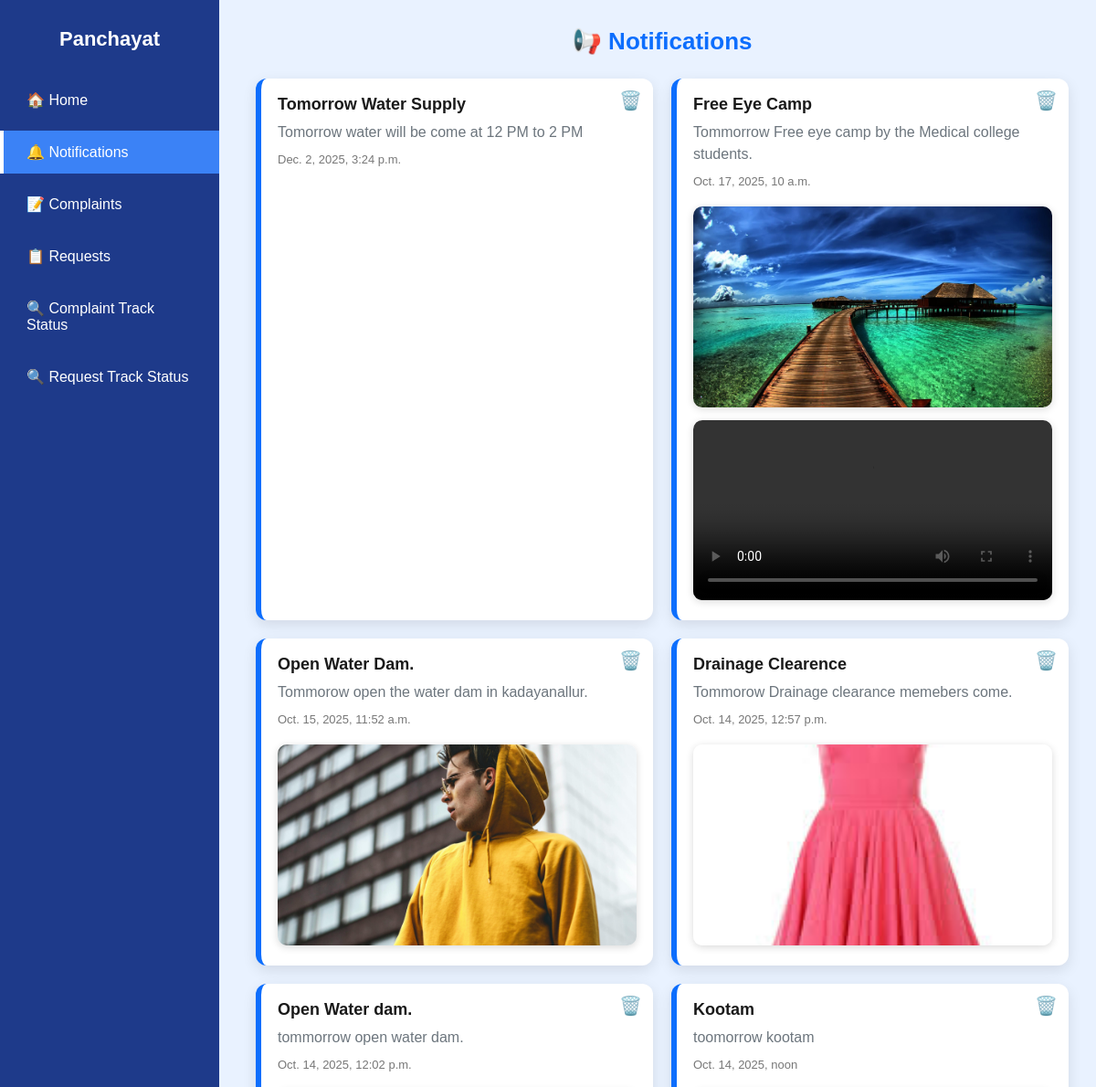
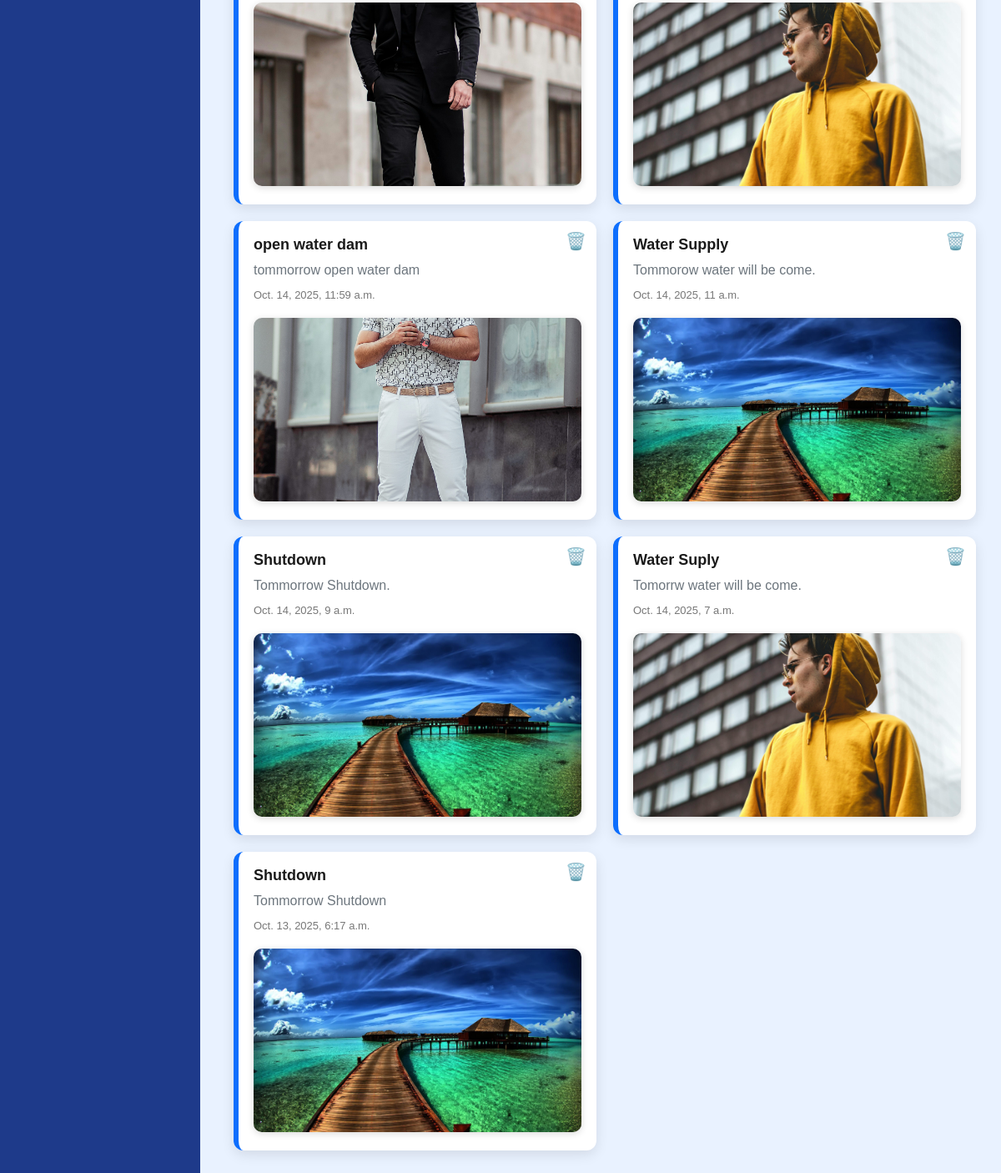
/notificationspublic/ (signed in), run on the app's committed database (2 pictures, top to bottom).
### myapp/models.py (models this page shows)
class Post(models.Model):
    title = models.CharField(max_length=200)
    image = models.ImageField(upload_to='posts/images/', null=True, blank=True)
    video = models.FileField(upload_to='posts/videos/', null=True, blank=True)
    message = models.TextField(null=True, blank=True)
    created_at = models.DateTimeField(default=timezone.now)
    deleted_by = models.TextField(blank=True, default="")

### myapp/views.py (the view)
# urls.py: path('notificationspublic/', views.notification_page2, name='notification_page2'),
def notification_page2(request):  # for public or supervisor
    username = request.session.get('username')
    if not username:
        return redirect('loginpage')  # not logged in
    posts = Post.objects.exclude(deleted_by__icontains=username).order_by('-created_at')
    return render(request, "Notificationpublic.html", {'posts': posts})

### myapp/templates/Notificationpublic.html (shortened to what this page needs)
<!DOCTYPE html>
<html lang="en">
<head>
</head>
<body>
  <div class="sidebar">
    <h2>Panchayat</h2>
    <a href="{% url 'Mainpage' %}">🏠 Home</a>
    <a href="{% url 'notification_page2' %}" class="active">🔔 Notifications</a>
    <a href="{% url 'complaint_form' %}" >📝 Complaints</a>
    <a href="{% url 'requestform' %}">📋 Requests</a>
     <a href="{% url 'Trackstatus' %}">🔍 Complaint Track Status</a>
  <a href="{% url 'Trackstatus2' %}">🔍 Request Track Status</a>
  </div>
  <div class="content">
    <h1>📢 Notifications</h1>
    <div class="notifications-container">
      {% for post in posts %}
      <div class="notification-card">
        <a href="{% url 'delete_post2' post.id %}" class="delete-btn"
           onclick="return confirm('Are you sure?');">🗑️</a>
        <div class="title">{{ post.title }}</div>
        <div class="message">{{ post.message }}</div>
        <div class="date-time">{{ post.created_at }}</div>
        {% if post.image %}
        <div class="media">
          <img src="{{ post.image.url }}" alt="Image">
        </div>
        {% endif %}
        {% if post.video %}
        <div class="media">
          <video controls>
            <source src="{{ post.video.url }}" type="video/mp4">
          </video>
        </div>
        {% endif %}
      </div>
      {% empty %}
        <p style="grid-column: 1 / -1; text-align:center;">No notifications found.</p>
      {% endfor %}
    </div>
  </div>
</body>
</html>

### myapp/templates/Notificationpublic.html (style rules this page uses)
:root { --blue1: #0d6efd; --blue2: #cfe2ff; --blue3: #e9f2ff; --dark: #1a1a1a; --light: #6c757d; --white: #ffffff; }
* { box-sizing: border-box; margin: 0; padding: 0; font-family: Arial, sans-serif; }
body { display: flex; background: var(--blue3); min-height: 100vh; }
.sidebar { width: 240px; background: #1e3a8a; color: white; padding-top: 30px; display: flex; flex-direction: column; position: fixed; left: 0; top: 0; bottom: 0; z-index: 100; }
.sidebar h2 { text-align: center; margin-bottom: 25px; font-size: 22px; font-weight: bold; }
.sidebar a { display: block; padding: 14px 25px; color: white; text-decoration: none; font-size: 16px; margin: 5px 0; border-left: 4px solid transparent; transition: 0.3s; }
.sidebar a:hover, .sidebar .active { background: #3b82f6; border-left: 4px solid #ffffff; }
.content { margin-left: 250px; padding: 30px; width: 100%; }
h1 { text-align: center; color: var(--blue1); margin-bottom: 25px; font-size: 26px; }
.notifications-container { display: grid; grid-template-columns: repeat(auto-fill, minmax(350px, 1fr)); gap: 20px; margin-bottom: 30px; }
.notification-card { background: var(--white); padding: 18px; border-radius: 12px; border-left: 6px solid var(--blue1); box-shadow: 0 5px 15px rgba(0,0,0,0.10); transition: 0.2s; position: relative; }
.delete-btn { position: absolute; right: 12px; top: 12px; font-size: 20px; text-decoration: none; color: #c70000; transition: 0.2s; }
.title { font-size: 18px; font-weight: bold; color: var(--dark); margin-bottom: 8px; }
.message { color: var(--light); margin-bottom: 10px; line-height: 1.5; }
.date-time { font-size: 13px; color: #777; margin-bottom: 10px; }
.media img, .media video { width: 100%; max-height: 220px; object-fit: cover; border-radius: 10px; margin-top: 10px; box-shadow: 0 2px 8px rgba(0,0,0,0.15); }

### data on the page
Post: title "Tomorrow Water Supply", message "Tomorrow water will be come at 12 PM to 2 PM", created_at "Dec. 2, 2025, 3:24 p.m."
Post: title "Free Eye Camp", message "Tommorrow Free eye camp by the Medical college students.", created_at "Oct. 17, 2025, 10 a.m.", image (picture)
Post: title "Open Water Dam.", message "Tommorow open the water dam in kadayanallur.", created_at "Oct. 15, 2025, 11:52 a.m.", image (picture)
Post: title "Drainage Clearence", message "Tommorow Drainage clearance memebers come.", created_at "Oct. 14, 2025, 12:57 p.m.", image (picture)
Post: title "Open Water dam.", message "tommorrow open water dam.", created_at "Oct. 14, 2025, 12:02 p.m.", image (picture)
Post: title "Kootam", message "toomorrow kootam", created_at "Oct. 14, 2025, noon", image (picture)
Post: title "open water dam", message "tommorrow open water dam", created_at "Oct. 14, 2025, 11:59 a.m.", image (picture)
Post: title "Water Supply", message "Tommorow water will be come.", created_at "Oct. 14, 2025, 11 a.m.", image (picture)
Post: title "Shutdown", message "Tommorrow Shutdown.", created_at "Oct. 14, 2025, 9 a.m.", image (picture)
Post: title "Water Suply", message "Tomorrw water will be come.", created_at "Oct. 14, 2025, 7 a.m.", image (picture)
Post: title "Shutdown", message "Tommorrow Shutdown", created_at "Oct. 13, 2025, 6:17 a.m.", image (picture)
